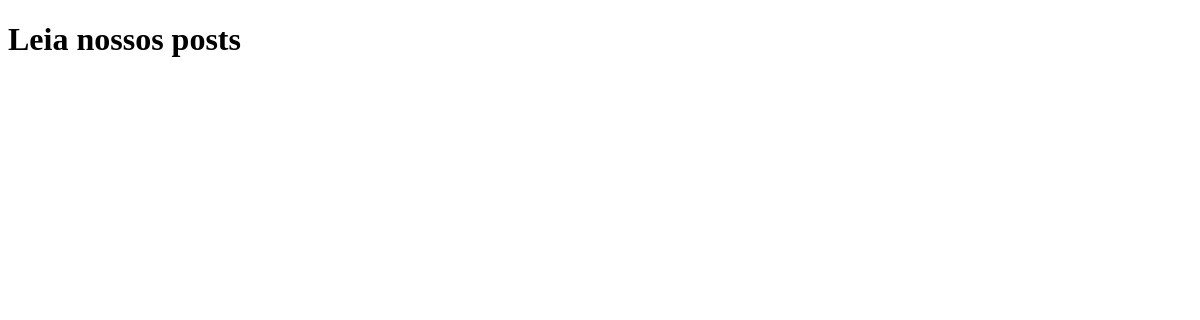
/postagens, run on an earlier commit of the app's database.
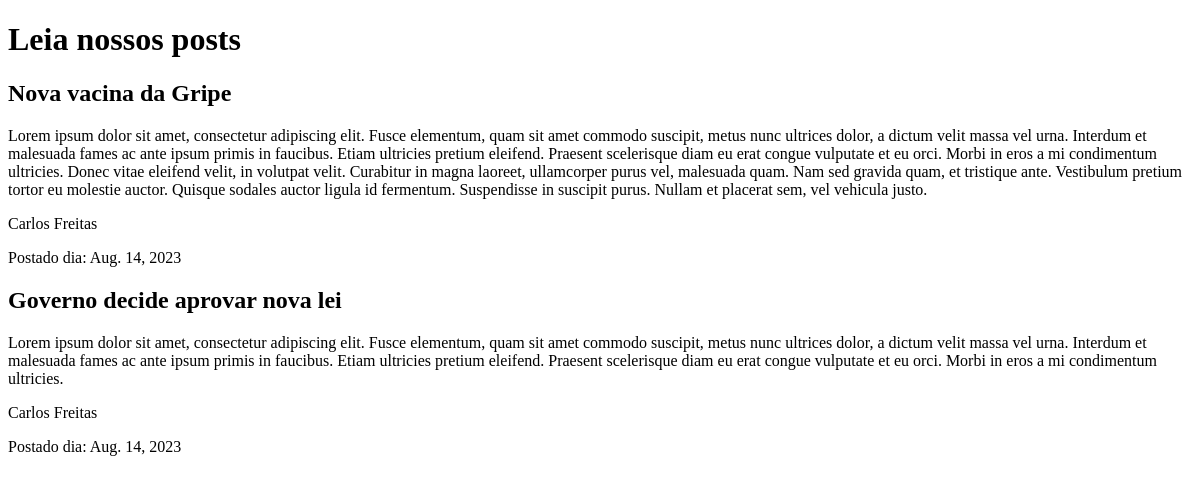
And on a later commit of the database.
### post/models.py (models this page shows, shortened)
class Post(models.Model):
    title = models.CharField(max_length=300)
    text = models.TextField()
    author = models.CharField(max_length=30)
    date = models.DateField(null=False)

### post/views.py (the view)
# urls.py: path('postagens',showPosts),
def showPosts(request):
    data = {}
    data['postagens'] = Post.objects.all()
    return render(request, 'post/postagens.html', data)

### post/templates/post/postagens.html (shortened to what this page needs)
<!DOCTYPE html>
<html lang="pt-br">
<head>
</head>
<body>
    <h1>Leia nossos posts</h1>
        {%for post in postagens%}
        <div>
            <h2>{{post.title}}</h2>
            <p>{{post.text}}</p>
            <p>{{post.author}} </p>
            <p>Postado dia: {{post.date}}</p>
        </div>
        {%endfor%}
</body>
</html>

What changed in the data, as far as the page shows it:
added Post: title "Nova vacina da Gripe", text "Lorem ipsum dolor sit amet, consectetur adipiscing elit. Fusce elementum, quam sit amet commodo suscipit, metus nunc ultrices dolor, a dictum velit massa vel urna. Interdum et malesuada fames ac ante ipsum primis in faucibus. Etiam ultricies pretium eleifend. Praesent scelerisque diam eu erat congue vulputate et eu orci. Morbi in eros a mi condimentum ultricies. Donec vitae eleifend velit, in volutpat velit. Curabitur in magna laoreet, ullamcorper purus vel, malesuada quam. Nam sed gravida quam, et tristique ante. Vestibulum pretium tortor eu molestie auctor. Quisque sodales auctor ligula id fermentum. Suspendisse in suscipit purus. Nullam et placerat sem, vel vehicula justo.", author "Carlos Freitas", date "Aug. 14, 2023"
added Post: title "Governo decide aprovar nova lei", text "Lorem ipsum dolor sit amet, consectetur adipiscing elit. Fusce elementum, quam sit amet commodo suscipit, metus nunc ultrices dolor, a dictum velit massa vel urna. Interdum et malesuada fames ac ante ipsum primis in faucibus. Etiam ultricies pretium eleifend. Praesent scelerisque diam eu erat congue vulputate et eu orci. Morbi in eros a mi condimentum ultricies.", author "Carlos Freitas", date "Aug. 14, 2023"
